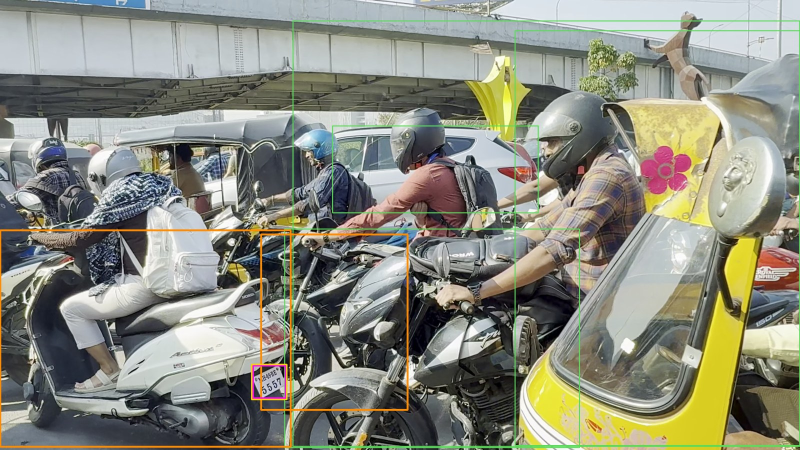
#> input picture data/diagnostics/hyderabad-pilot/p01-scooter-frame.jpg, 1600 x 900 px (shown at 1/2 size)
$ python -i plate_quality.py   (imports and definitions only)   (older library calls are emulated)
#> lines starting #> are read from the running program, lines starting #| are printed output that depends on the picture
#> further down, picture is the input picture: shape (900, 1600, 3); mean B, G, R 126, 139, 137.9
"""Image-only experimental frame selection; scores are not OCR confidence."""
from __future__ import annotations

import math

from .reconstruction import CropSample


def crop_quality(image):
    """Bounded heuristic for focus, contrast, exposure and native pixel size.

    Never reads OCR outputs or labels. Noise can mimic focus, so this score
    cannot establish readability or replace the recogniser evidence gates.
    """
    import cv2
    import numpy as np
    if image.ndim != 3 or image.shape[2] != 3 or image.dtype != np.uint8 or not image.size:
        raise ValueError('Nonempty native BGR crop required')
    gray = cv2.cvtColor(image, cv2.COLOR_BGR2GRAY)
    h, w = gray.shape
    focus = min(1., float(cv2.Laplacian(gray, cv2.CV_64F).var()) / 150.)
    contrast = min(1., float(gray.std()) / 45.)
    exposure = 1. - float(((gray < 8) | (gray > 247)).mean())
    size = min(1., h / 24., w / 100.)
    return max(.1, min(1., size * (.4 * focus + .35 * contrast + .25 * exposure)))


def select_frames(samples: list[CropSample], *, limit=8):
    """Select best native crops with distinct hashes and >=150 ms separation.

    This bounded offline selector considers at most forty observations. It
    does not treat resized/restored versions as additional camera frames.
    """
    if not 3 <= limit <= 12 or len(samples) > 40:
        raise ValueError('Frame selection exceeds diagnostic bounds')
    for sample in samples:
        if (not isinstance(sample.pts_ms, int) or isinstance(sample.pts_ms, bool) or sample.pts_ms < 0
                or not sample.source_id or not math.isfinite(sample.quality)
                or not .1 <= sample.quality <= 1.):
            raise ValueError('Invalid frame selection metadata')
    selected, identities = [], set()
    for sample in sorted(samples, key=lambda item: (-item.quality, item.pts_ms, item.source_id)):
        if sample.source_id in identities or any(abs(sample.pts_ms - old.pts_ms) < 150 for old in selected):
            continue
        selected.append(sample)
        identities.add(sample.source_id)
        if len(selected) == limit:
            break
    return sorted(selected, key=lambda item: item.pts_ms)


def deskew_view(image):
    """Optional working-copy affine correction when long edges agree.

    Returns (view, angle) or (None, None). Never claims a full perspective
    rectification or replaces the native evidence. Textured/no-edge plates
    safely abstain; supported slopes are limited to 2..20 degrees.
    """
    import cv2
    import numpy as np
    if min(image.shape[:2]) < 12:
        return None, None
    gray = cv2.cvtColor(image, cv2.COLOR_BGR2GRAY)
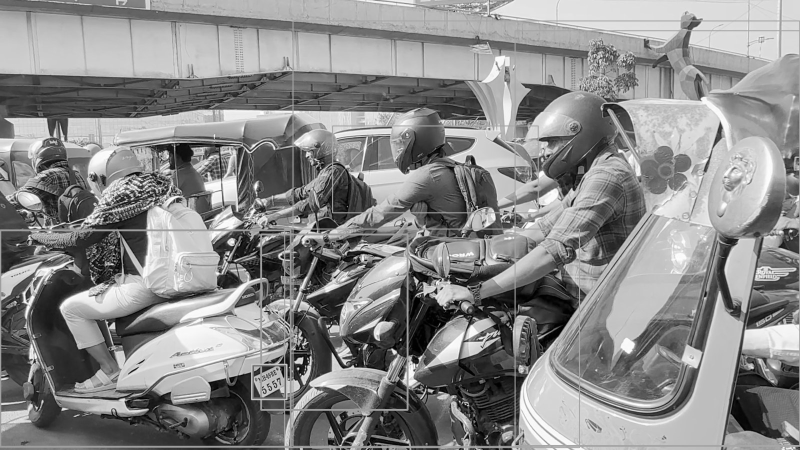
#> gray: shape (900, 1600) (shown at 1/2 size); min 0, max 255, mean 137.2
    h, w = gray.shape
#> h = 900; w = 1600
    lines = cv2.HoughLinesP(cv2.Canny(gray, 50, 150), 1, np.pi / 180.,
                            threshold=max(12, w // 4), minLineLength=max(12, w // 3),
                            maxLineGap=max(2, w // 20))
#> lines = 30 rows, first 6: [2, 891, 1029, 891], [808, 40, 1598, 40], [1598, 896, 1598, 43], [2, 462, 1585, 462], [1060, 42, 1596, 42], [587, 896, 587, 43]
    angles = []
    for x1, y1, x2, y2 in np.asarray(lines).reshape(-1, 4) if lines is not None else ():
        angle = math.degrees(math.atan2(int(y2) - int(y1), int(x2) - int(x1)))
        angle = (angle + 90.) % 180. - 90.
        if abs(angle) <= 20:
            angles.append(angle)
#> this loop made 30 passes
#> (x1, y1, x2, y2, angle) on passes 1 to 12: (2, 891, 1029, 891, 0), (808, 40, 1598, 40, 0), (1598, 896, 1598, 43, -90), (2, 462, 1585, 462, 0), (1060, 42, 1596, 42, 0), (587, 896, 587, 43, -90), (0, 895, 601, 895, 0), (34, 426, 1588, 426, 0), (36, 424, 1596, 424, 0), (1031, 896, 1031, 237, -90), (449, 459, 1595, 459, 0), (4, 21, 819, 78, 4)
#> after the loop, angles = 25 values, max 7.01 at index 17, min -10 at index 22, mean 1.44
    if len(angles) < 2:
        return None, None
    angle = float(np.median(angles))
#> angle = 0
    if not 2 <= abs(angle) <= 20 or float(np.median(np.abs(np.array(angles) - angle))) > 2:
        return None, None
    # Expand the working canvas so rotation does not cut off corner characters.
    matrix = cv2.getRotationMatrix2D((w / 2., h / 2.), angle, 1.)
    cos, sin = abs(matrix[0, 0]), abs(matrix[0, 1])
    ow, oh = math.ceil(w * cos + h * sin), math.ceil(h * cos + w * sin)
    matrix[0, 2] += (ow - w) / 2.
    matrix[1, 2] += (oh - h) / 2.
    view = cv2.warpAffine(image, matrix, (ow, oh), borderMode=cv2.BORDER_REPLICATE)
    return view, angle

>>> import cv2
>>> picture = cv2.imread('../../data/diagnostics/hyderabad-pilot/p01-scooter-frame.jpg')
>>> result = deskew_view(picture)

$ run again, on data/diagnostics/hyderabad-pilot/p02-auto-frame.jpg
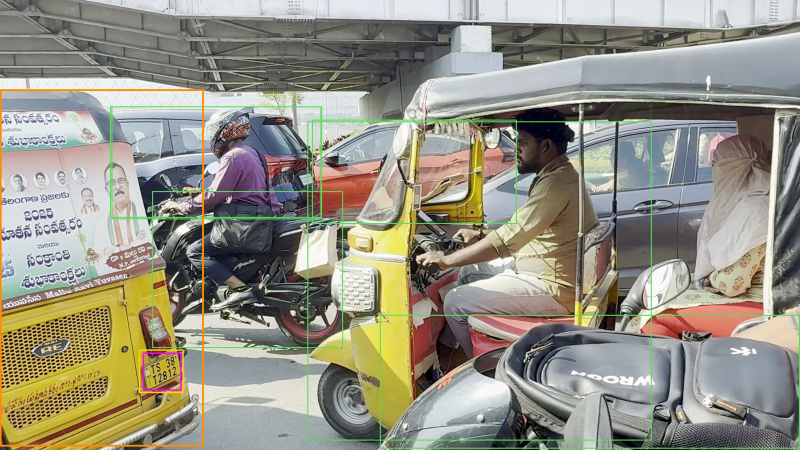
#> input picture data/diagnostics/hyderabad-pilot/p02-auto-frame.jpg, 1600 x 900 px (shown at 1/2 size)
#> picture is the input picture: shape (900, 1600, 3); mean B, G, R 132.4, 146.2, 149.2
#> in deskew_view, `gray = cv2.cvtColor(image, cv2.COLOR_BGR2GRAY)`:
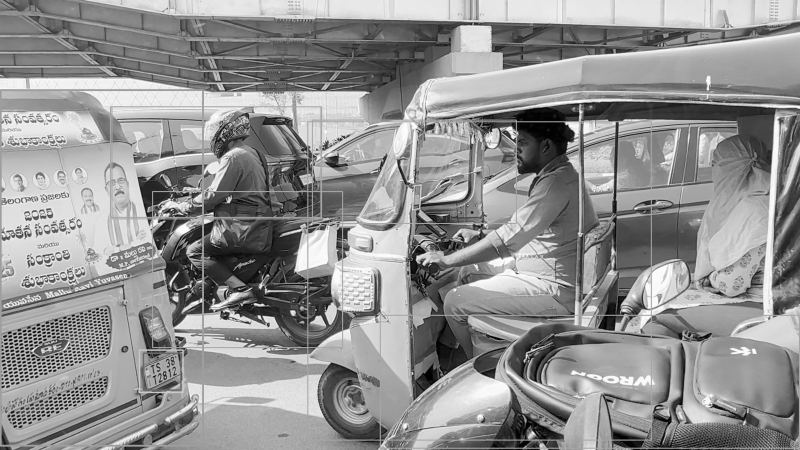
#> gray: shape (900, 1600) (shown at 1/2 size); min 0, max 255, mean 145.5
#> lines = 32 rows, first 6: [670, 881, 1598, 881], [751, 897, 1598, 897], [3, 629, 1356, 629], [747, 895, 1587, 895], [3, 242, 1301, 242], [3, 244, 1303, 244]
#> the loop in deskew_view, `for x1, y1, x2, y2 in np.asarray(lines).reshape(-1, 4) if lines is not..` made 32 passes
#> (x1, y1, x2, y2, angle) on passes 1 to 8: (670, 881, 1598, 881, 0), (751, 897, 1598, 897, 0), (3, 629, 1356, 629, 0), (747, 895, 1587, 895, 0), (3, 242, 1301, 242, 0), (3, 244, 1303, 244, 0), (3, 182, 856, 182, 0), (3, 631, 1359, 631, 0)
#> after the loop in deskew_view, `for x1, y1, x2, y2 in np.asarray(lines).reshape(-1, 4) if lines is not..`: angles = 28 values, max 3.95 at index 26, min -18.99 at index 25, mean -0.713
#> in deskew_view, `angle = float(np.median(angles))`: angle = 0

$ run again, on data/diagnostics/hyderabad-pilot/p03-car-frame.jpg
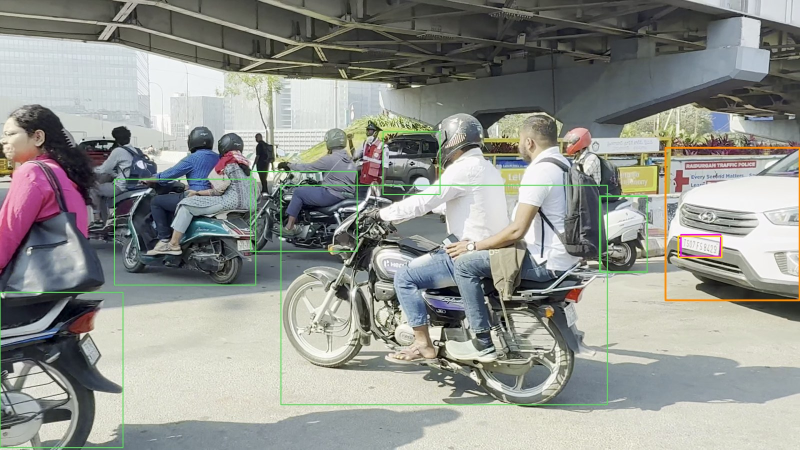
#> input picture data/diagnostics/hyderabad-pilot/p03-car-frame.jpg, 1600 x 900 px (shown at 1/2 size)
#> picture is the input picture: shape (900, 1600, 3); mean B, G, R 142.4, 147.7, 145.6
#> in deskew_view, `gray = cv2.cvtColor(image, cv2.COLOR_BGR2GRAY)`:
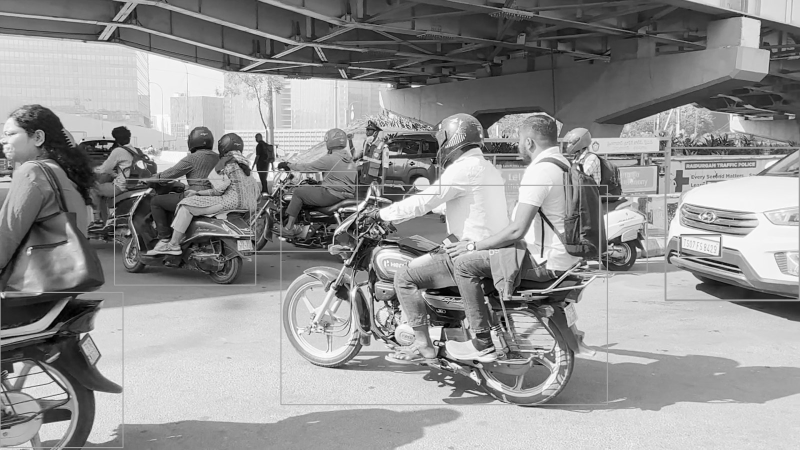
#> gray: shape (900, 1600) (shown at 1/2 size); min 0, max 255, mean 146.5
#> lines = 25 rows, first 6: [57, 369, 1410, 369], [557, 810, 1213, 810], [55, 371, 1401, 371], [557, 808, 1215, 808], [560, 840, 560, 4], [6, 293, 1198, 293]
#> the loop in deskew_view, `for x1, y1, x2, y2 in np.asarray(lines).reshape(-1, 4) if lines is not..` made 25 passes
#> (x1, y1, x2, y2, angle) on passes 1 to 8: (57, 369, 1410, 369, 0), (557, 810, 1213, 810, 0), (55, 371, 1401, 371, 0), (557, 808, 1215, 808, 0), (560, 840, 560, 4, -90), (6, 293, 1198, 293, 0), (30, 501, 1597, 501, 0), (6, 297, 1197, 297, 0)
#> after the loop in deskew_view, `for x1, y1, x2, y2 in np.asarray(lines).reshape(-1, 4) if lines is not..`: angles = [0, 0, 0, 0, 0, 0, 0, 0, 0, 0, -1.01, 0, -1.97, 0, 0, -6.04, -1.99, 0, -1.01, 0, 0, 0, -17.96]
#> in deskew_view, `angle = float(np.median(angles))`: angle = 0
